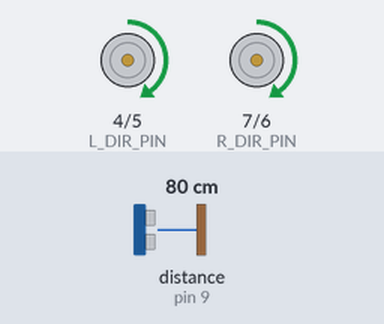
Bench run of a program on a simulated Arduino Uno, built with avr-gcc and run on an emulated ATmega328P. Parts: direction and speed pins drawn as motors (green arrow = direction pin HIGH = forward, orange = LOW = backward, longer = more drive). Wiring (inferred from the names in the program): ultrasonic range finder: trigger pin 8; echo pin 9. The test bench sets the inputs (shaded band); at power-on: distance to the obstacle (sensor on pin 9) 80 cm. The echo pulse lasts 58.3 µs per cm.

Above: at 1.2 s.
1.3 s: distance to the obstacle (sensor on pin 9) set to 12 cm
2.8 s: distance to the obstacle (sensor on pin 9) set to 9 cm
At 4.0 s:
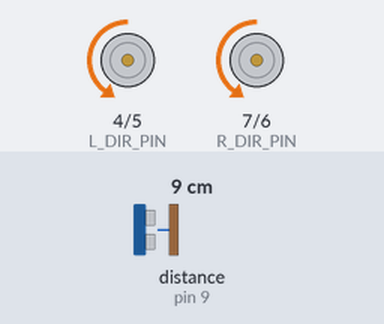
4.3 s: distance to the obstacle (sensor on pin 9) set to 18 cm
At 5.5 s:
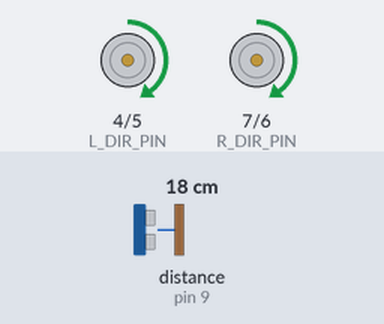
5.8 s: distance to the obstacle (sensor on pin 9) set to 2 cm
At 6.6 s:
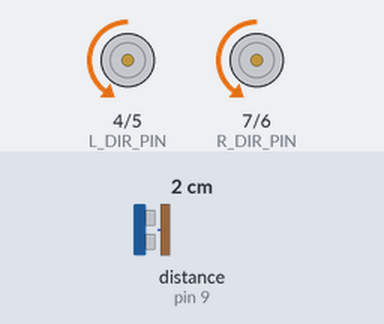
Timing chart, 0 to 8.3 s (numbered marks = the images above; inputs shaded):
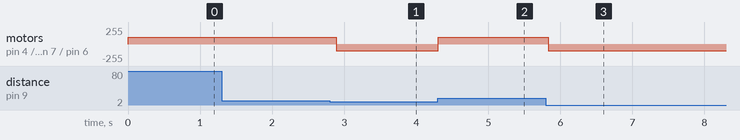

The program:

main.cpp
```cpp
#include <Arduino.h>

#include "robot.h"
#include "sonar.h"

#define L_DIR_PIN 4
#define L_SPEED_PIN 5
#define R_DIR_PIN 7
#define R_SPEED_PIN 6

#define TRIG_PIN 8
#define ECHO_PIN 9

Robot robot(L_DIR_PIN, L_SPEED_PIN, R_DIR_PIN, R_SPEED_PIN);
Sonar sonar(TRIG_PIN, ECHO_PIN);

void setup() {
  robot.setSpeed(100, 100);
}

void loop() {
  int dist = sonar.getDist();

  Serial.print(dist);
  Serial.println(" cm");

  if(dist < 10) {
    robot.moveBackward();
  } else {
    robot.moveForward();
  }

  delay(100);
}
```

robot.h
```cpp
#ifndef ROBOT_H
#define ROBOT_H

class Robot {
public:
	Robot(int lDirPin, int lSpeedPin, int rDirPin, int rSpeedPin);
	void setSpeed(int speed);
	void setSpeed(int lSpeed, int rSpeed);
	void moveForward();
	void moveBackward();
	void turnLeft();
	void turnRight();
	void stop();
private:
	void init();
	void move();
  int lDirPin, lSpeedPin;
  int rDirPin, rSpeedPin;
	int lSpeed, rSpeed;
};

#endif // ROBOT_H
```

sonar.h
```cpp
#ifndef SONAR_H
#define SONAR_H

class Sonar {
public:
	Sonar(int trigPin, int echoPin);
	int getDist();
private:
	void init();
	int trigPin, echoPin;
};

#endif // SONAR_H
```

robot.cpp
```cpp
#include <Arduino.h>

#include "robot.h"

Robot::Robot(int lDirPin, int lSpeedPin, int rDirPin, int rSpeedPin) {
  this->lDirPin = lDirPin;
	this->lSpeedPin = lSpeedPin;
	this->rDirPin = rDirPin;
	this->rSpeedPin = rSpeedPin;

	init();
}

void Robot::init() {
	pinMode(this->lDirPin, OUTPUT);
	pinMode(this->lSpeedPin, OUTPUT);
	pinMode(this->rDirPin, OUTPUT);
	pinMode(this->rSpeedPin, OUTPUT);

	stop();
}

void Robot::stop() {
	analogWrite(this->lSpeedPin, 0);
	analogWrite(this->rSpeedPin, 0);
}

void Robot::move() {
	analogWrite(this->lSpeedPin, this->lSpeed);
	analogWrite(this->rSpeedPin, this->rSpeed);
}

void Robot::setSpeed(int speed) {
	this->lSpeed = this->rSpeed = speed;
}

void Robot::setSpeed(int lSpeed, int rSpeed) {
	this->lSpeed = lSpeed;
	this->rSpeed = rSpeed;
}

void Robot::moveForward() {
	digitalWrite(this->lDirPin, 1);
	digitalWrite(this->rDirPin, 1);
	move();
}

void Robot::moveBackward() {
	digitalWrite(this->lDirPin, 0);
	digitalWrite(this->rDirPin, 0);
	move();
}

void Robot::turnLeft() {
	digitalWrite(this->lDirPin, 0);
	digitalWrite(this->rDirPin, 1);
	move();
}

void Robot::turnRight() {
	digitalWrite(this->lDirPin, 1);
	digitalWrite(this->rDirPin, 0);
	move();
}
```

sonar.cpp
```cpp
#include <Arduino.h>
#include "sonar.h"

Sonar::Sonar(int trigPin, int echoPin) {
	this->trigPin = trigPin;
	this->echoPin = echoPin;

	init();
}

void Sonar::init() {
	pinMode(this->trigPin, OUTPUT);
	pinMode(this->echoPin, INPUT);
}

int Sonar::getDist() {
	int duration, distance;

  digitalWrite(trigPin, LOW);
  delayMicroseconds(2);
  digitalWrite(trigPin, HIGH);
  delayMicroseconds(10);
  digitalWrite(trigPin, LOW);

  duration = pulseIn(echoPin, HIGH);
  distance = duration / 58;

  return distance;
}

	
```

Measured:
- the behaviour switches between 11 and 10 cm on distance to the obstacle (sensor on pin 9) (found by bisection; images 0 and 1)
- after the input at 1.3 s, every drawn part: stays the same
- after the input at 2.8 s, motor on pin 4 (L_DIR_PIN) / pin 5 (L_SPEED_PIN), motor on pin 7 (R_DIR_PIN) / pin 6 (R_SPEED_PIN): forward 100/255 → backward 100/255 after 0.09 s
- after the input at 4.3 s, motor on pin 4 (L_DIR_PIN) / pin 5 (L_SPEED_PIN), motor on pin 7 (R_DIR_PIN) / pin 6 (R_SPEED_PIN): backward 100/255 → forward 100/255 at once
- after the input at 5.8 s, motor on pin 4 (L_DIR_PIN) / pin 5 (L_SPEED_PIN), motor on pin 7 (R_DIR_PIN) / pin 6 (R_SPEED_PIN): forward 100/255 → backward 100/255 at once
